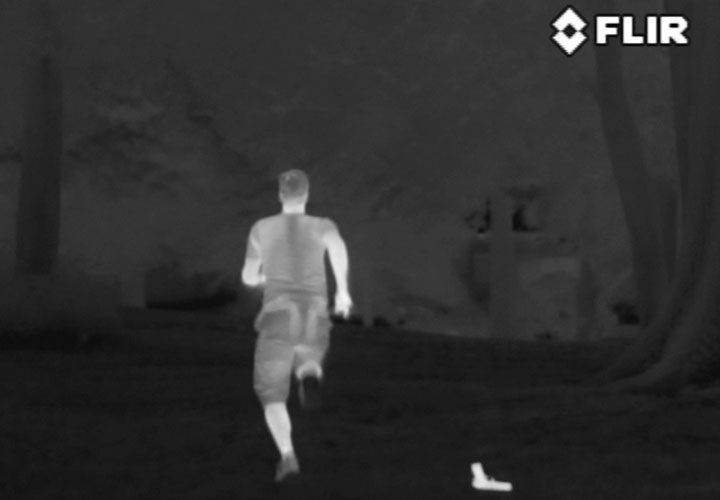
#> input picture inference_tflite/test/test.png, 720 x 500 px, found by its file name
$ jupyter execute --allow-errors cut-out-bounding-box.ipynb
#> lines starting #> are read from the running program, lines starting #| are printed output that depends on the picture
[cell 1]
from PIL import Image
import numpy as np
import cv2
from bounding_box import bounding_box as bb

[cell 2]
loadedImage = cv2.imread('/home/sharif/Documents/sp2-ai-e2e/test.png')
#> loadedImage is the input picture: shape (500, 720, 3); min 0, max 255, mean 47.1
img = cv2.resize(loadedImage, (800,450))
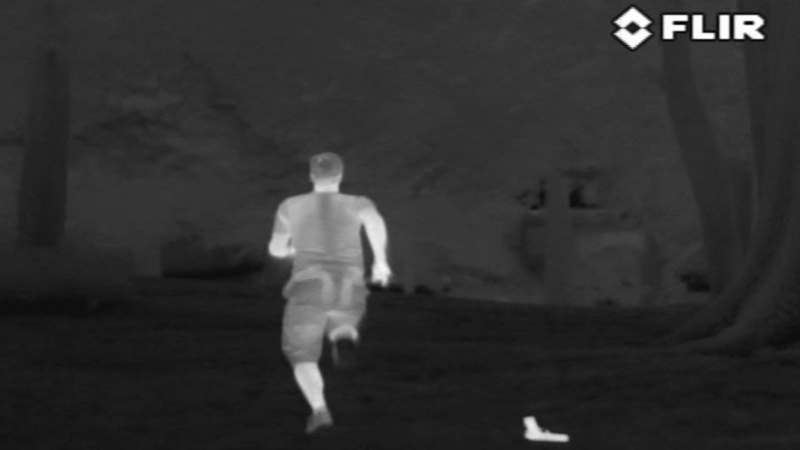
#> img: shape (450, 800, 3); min 1, max 255, mean 47
img.shape
#> Out = (450, 800, 3)

#> (a cell that did not finish here is left out)

[cell 4]
Image.fromarray(img)

Crop takes a box (x1, y1, x2, y2)

[cell 5]
Image.fromarray(img).crop((312, 303, 523, 600))
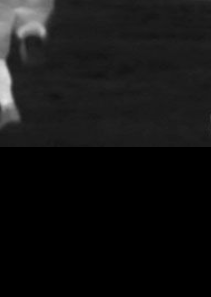
#> Out: PIL image 211x297 RGB; min 0, max 226, mean 19.2

[cell 6]
Image.fromarray(img).crop((387, 317, 405, 368))
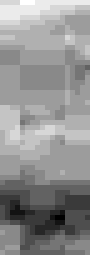
#> Out: PIL image 18x51 RGB (shown 5 times larger); min 20, max 33, mean 27.4; drawn with min black and max white
